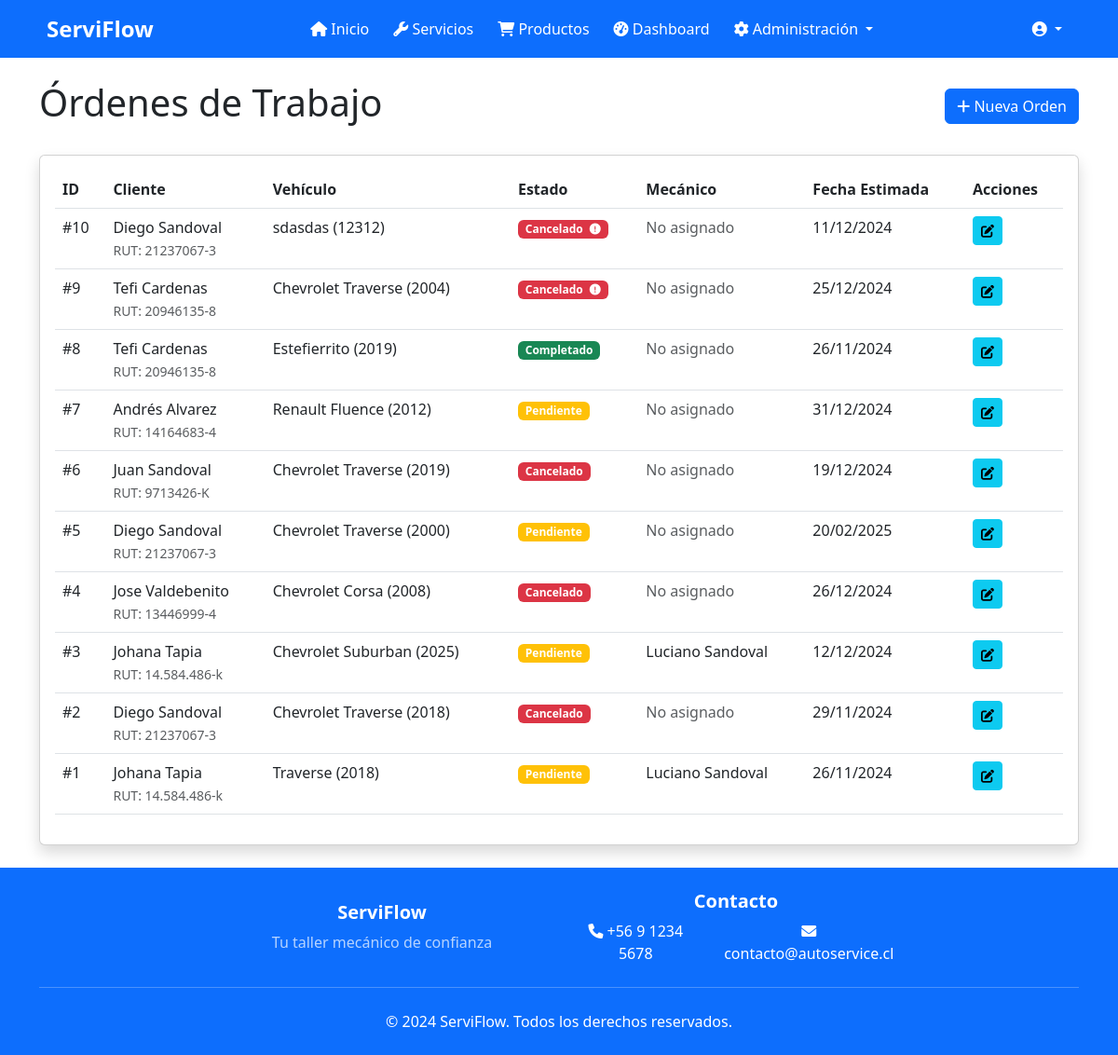
Screenshot of /management/work-orders/ (signed in) with the database file from the repository.
### workshop/models.py (models this page shows, shortened)
class WorkOrder(models.Model):
    STATUS_CHOICES = [
        ('pending', 'Pendiente'),
        ('in_progress', 'En Proceso'),
        ('completed', 'Completado'),
        ('cancelled', 'Cancelado'),
    ]
    client = models.ForeignKey(Client, on_delete=models.CASCADE, verbose_name='Cliente')
    mechanic = models.ForeignKey(UserProfile, on_delete=models.SET_NULL, null=True, blank=True, verbose_name='Mecánico')
    vehicle_model = models.CharField(max_length=100, verbose_name='Modelo del Vehículo')
    vehicle_year = models.IntegerField(verbose_name='Año del Vehículo')
    description = models.TextField(verbose_name='Descripción')
    status = models.CharField(max_length=20, choices=STATUS_CHOICES, default='pending', verbose_name='Estado')
    created_at = models.DateTimeField(auto_now_add=True, verbose_name='Fecha de Creación')
    updated_at = models.DateTimeField(auto_now=True, verbose_name='Última Actualización')
    estimated_completion = models.DateTimeField(null=True, blank=True, verbose_name='Fecha Estimada de Término')
    total_cost = models.DecimalField(max_digits=10, decimal_places=2, null=True, blank=True, verbose_name='Costo Total')
    class Meta:
        verbose_name = 'Orden de Trabajo'
        verbose_name_plural = 'Órdenes de Trabajo'

class Client(models.Model):
    user = models.OneToOneField(User, on_delete=models.CASCADE)
    rut = models.CharField(max_length=12, unique=True, verbose_name='RUT')
    address = models.CharField(max_length=200, verbose_name='Dirección')
    phone = models.CharField(max_length=15, verbose_name='Teléfono')
    class Meta:
        verbose_name = 'Cliente'
        verbose_name_plural = 'Clientes'

class WorkOrderNote(models.Model):
    work_order = models.ForeignKey('WorkOrder', on_delete=models.CASCADE)
    user = models.ForeignKey(User, on_delete=models.CASCADE)
    note = models.TextField()
    created_at = models.DateTimeField(auto_now_add=True)
    is_cancel_reason = models.BooleanField(default=False)  # Nuevo campo
    class Meta:
        ordering = ['-created_at']

class UserProfile(models.Model):
    user = models.OneToOneField(User, on_delete=models.CASCADE)
    role = models.CharField(max_length=20, choices=[
        ('client', 'Cliente'),
        ('mechanic', 'Mecánico'),
        ('receptionist', 'Recepcionista'),
        ('admin', 'Administrador'),
    ])
    phone = models.CharField(max_length=15, blank=True)
    class Meta:
        verbose_name = 'Perfil de Usuario'
        verbose_name_plural = 'Perfiles de Usuario'

### workshop/views/work_order_views.py (the view, shortened to what this page needs)
# urls.py: path('management/work-orders/', work_order_list, name='work_order_list'),
@login_required
@user_passes_test(is_admin_or_receptionist)
def work_order_list(request):
    search_query = request.GET.get('search', '')
    work_orders = WorkOrder.objects.all()
    work_orders = work_orders.order_by('-created_at')
    return render(request, 'workshop/admin/work_order_list.html', {
        'work_orders': work_orders,
        'search_query': search_query
    })

### workshop/views/work_order_views.py (called while the page is built)
def is_admin_or_receptionist(user):
    if user.is_superuser:
        return True
    if hasattr(user, 'userprofile'):
        return user.userprofile.role in ['admin', 'receptionist']
    return False

### templates/workshop/admin/work_order_list.html (shortened to what this page needs)
{% extends 'base.html' %}
{% block content %}
<div class="container py-4">
    <div class="d-flex justify-content-between align-items-center mb-4">
        <h1>Órdenes de Trabajo</h1>
        <a href="{% url 'work_order_add' %}" class="btn btn-primary">
            <i class="fas fa-plus"></i> Nueva Orden
        </a>
    </div>
    <div class="card shadow">
        <div class="card-body">
            <div class="table-responsive">
                <table class="table table-hover">
                    <thead>
                        <tr>
                            <th>ID</th>
                            <th>Cliente</th>
                            <th>Vehículo</th>
                            <th>Estado</th>
                            <th>Mecánico</th>
                            <th>Fecha Estimada</th>
                            <th>Acciones</th>
                        </tr>
                    </thead>
                    <tbody>
                        {% for order in work_orders %}
                            <tr>
                                <td>#{{ order.id }}</td>
                                <td>
                                    {{ order.client.user.get_full_name }}
                                    <br>
                                    <small class="text-muted">RUT: {{ order.client.rut }}</small>
                                </td>
                                <td>{{ order.vehicle_model }} ({{ order.vehicle_year }})</td>
                                <td>
                                    <span class="badge {% if order.status == 'pending' %}bg-warning
                                        {% elif order.status == 'in_progress' %}bg-info
                                        {% elif order.status == 'completed' %}bg-success
                                        {% else %}bg-danger{% endif %}">
                                        {{ order.get_status_display }}
                                        {% if order.status == 'cancelled' %}
                                            {% for note in order.workordernote_set.all %}
                                                {% if note.is_cancel_reason %}
                                                    <i class="fas fa-exclamation-circle ms-1"
                                                       data-bs-toggle="tooltip"
                                                       data-bs-placement="right"
                                                       data-bs-html="true"
                                                       title="<strong>Motivo de cancelación:</strong><br>{{ note.note }}"></i>
                                                    {% endif %}
                                            {% endfor %}
                                        {% endif %}
                                    </span>
                                </td>
                                <td>
                                    {% if order.mechanic %}
                                        {{ order.mechanic.user.get_full_name }}
                                    {% else %}
                                        <span class="text-muted">No asignado</span>
                                    {% endif %}
                                </td>
                                <td>{{ order.estimated_completion|date:"d/m/Y" }}</td>
                                <td>
                                    <a href="{% url 'work_order_edit' order.id %}" class="btn btn-sm btn-info" title="Editar">
                                        <i class="fas fa-edit"></i>
                                    </a>
                                </td>
                            </tr>
                        {% endfor %}
                    </tbody>
                </table>
            </div>
        </div>
    </div>
</div>
{% endblock %}

### templates/base.html (style rules this page uses)
body { display: flex; flex-direction: column; min-height: 100vh; margin: 0; }

### rows the page displays
WorkOrder: id "10", client.user.get_full_name "Diego Sandoval", client.rut "21237067-3", vehicle_model "sdasdas", vehicle_year "12312", status "Cancelado", shows "No asignado", estimated_completion "11/12/2024"
WorkOrder: id "9", client.user.get_full_name "Tefi Cardenas", client.rut "20946135-8", vehicle_model "Chevrolet Traverse", vehicle_year "2004", status "Cancelado", shows "No asignado", estimated_completion "25/12/2024"
WorkOrder: id "8", client.user.get_full_name "Tefi Cardenas", client.rut "20946135-8", vehicle_model "Estefierrito", vehicle_year "2019", status "Completado", shows "No asignado", estimated_completion "26/11/2024"
WorkOrder: id "7", client.user.get_full_name "Andrés Alvarez", client.rut "14164683-4", vehicle_model "Renault Fluence", vehicle_year "2012", status "Pendiente", shows "No asignado", estimated_completion "31/12/2024"
WorkOrder: id "6", client.user.get_full_name "Juan Sandoval", client.rut "9713426-K", vehicle_model "Chevrolet Traverse", vehicle_year "2019", status "Cancelado", shows "No asignado", estimated_completion "19/12/2024"
WorkOrder: id "5", client.user.get_full_name "Diego Sandoval", client.rut "21237067-3", vehicle_model "Chevrolet Traverse", vehicle_year "2000", status "Pendiente", shows "No asignado", estimated_completion "20/02/2025"
WorkOrder: id "4", client.user.get_full_name "Jose Valdebenito", client.rut "13446999-4", vehicle_model "Chevrolet Corsa", vehicle_year "2008", status "Cancelado", shows "No asignado", estimated_completion "26/12/2024"
WorkOrder: id "3", client.user.get_full_name "Johana Tapia", client.rut "14.584.486-k", vehicle_model "Chevrolet Suburban", vehicle_year "2025", status "Pendiente", mechanic.user.get_full_name "Luciano Sandoval", estimated_completion "12/12/2024"
WorkOrder: id "2", client.user.get_full_name "Diego Sandoval", client.rut "21237067-3", vehicle_model "Chevrolet Traverse", vehicle_year "2018", status "Cancelado", shows "No asignado", estimated_completion "29/11/2024"
WorkOrder: id "1", client.user.get_full_name "Johana Tapia", client.rut "14.584.486-k", vehicle_model "Traverse", vehicle_year "2018", status "Pendiente", mechanic.user.get_full_name "Luciano Sandoval", estimated_completion "26/11/2024"
